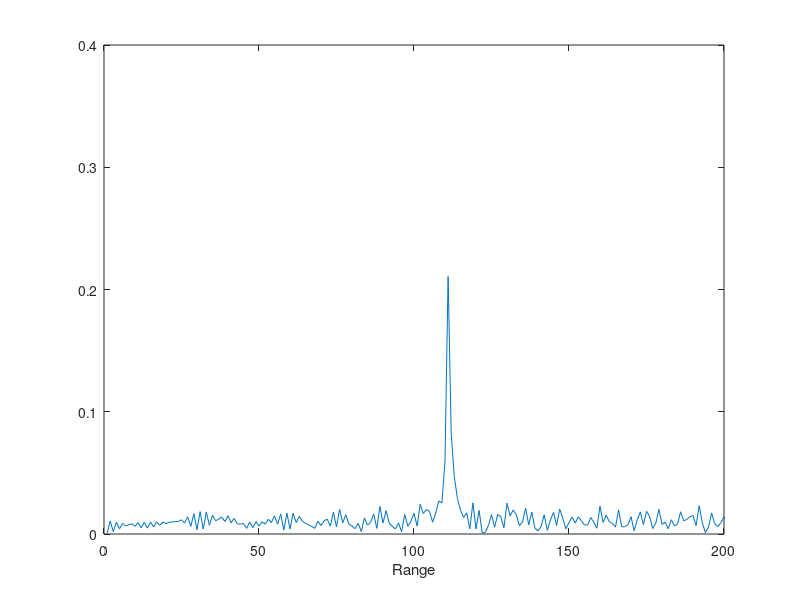
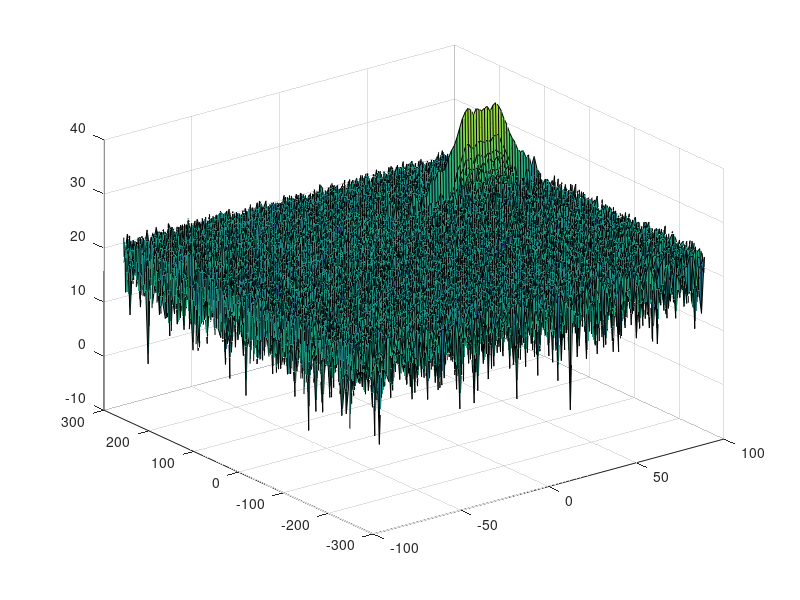
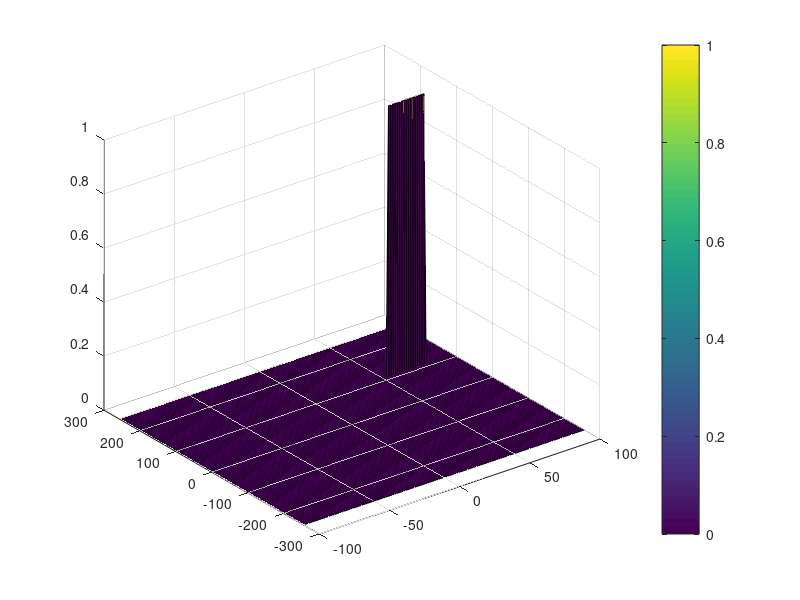

Write the MATLAB code that produced these figures, in order.
clear all
clc;

%% Radar Specifications 
%%%%%%%%%%%%%%%%%%%%%%%%%%%
% Frequency of operation = 77GHz
% Max Range = 200m
% Range Resolution = 1 m
% Max Velocity = 100 m/s
%%%%%%%%%%%%%%%%%%%%%%%%%%%

c=3e8;  %speed of light = 3e8
%% User Defined Range and Velocity of target
% define the target's initial position and velocity. Note : Velocity
% remains contant
R_ini=110;   %Initial Position of the Target
Vo=70;       %Initial Velocity of the Target
c=3e8;       %Speed of light
R_res=1;     %Radar Resolution
Rmax=200;    %Max Range
 


%% FMCW Waveform Generation

%Design the FMCW waveform by giving the specs of each of its parameters.
% Calculate the Bandwidth (B), Chirp Time (Tchirp) and Slope (slope) of the FMCW
% chirp using the requirements above.
B=c/(2*R_res);  %Bandwidth of FMCW Radar
Tchirp=5.5*2*Rmax/c;
slope=B/Tchirp;


%Operating carrier frequency of Radar 
fc= 77e9;             %carrier freq

                                                          
%The number of chirps in one sequence. Its ideal to have 2^ value for the ease of running the FFT
%for Doppler Estimation. 
Nd=128;                   % #of doppler cells OR #of sent periods % number of chirps

%The number of samples on each chirp. 
Nr=1024;                  %for length of time OR # of range cells

% Timestamp for running the displacement scenario for every sample on each
% chirp
t=linspace(0,Nd*Tchirp,Nr*Nd); %total time for samples


%Creating the vectors for Tx, Rx and Mix based on the total samples input.
Tx=zeros(1,length(t)); %transmitted signal
Rx=zeros(1,length(t)); %received signal
Mix = zeros(1,length(t)); %beat signal

%Similar vectors for range_covered and time delay.
r_t=zeros(1,length(t));
td=zeros(1,length(t));


%% Signal generation and Moving Target simulation
% Running the radar scenario over the time. 

for i=1:length(t)         
    
    %For each time stamp update the Range of the Target for constant velocity. 
    r_t(i)=R_ini+Vo*t(i);     %position of the vehicle at time t
    td(i)=2*r_t(i)/c;         %Trip time of the signal

    %For each time sample we need update the transmitted and
    %received signal. 
    Tx(i) = cos(2*pi*(fc*t(i)+slope*0.5*t(i)^2));
    Rx(i) = cos(2*pi*(fc*(t(i)-td(i))+slope*0.5*((t(i)-td(i))^2)));
    
    %Now by mixing the Transmit and Receive generate the beat signal
    %This is done by element wise matrix multiplication of Transmit and
    %Receiver Signal
    Mix(i) = Tx(i).*Rx(i);
    
end

%% RANGE MEASUREMENT



%reshape the vector into Nr*Nd array. Nr and Nd here would also define the size of
%Range and Doppler FFT respectively.

%no need


%run the FFT on the beat signal along the range bins dimension (Nr) and
%normalize.

signal_fft=fft(Mix,Nr)./Nr;


% Take the absolute value of FFT output
signal_fft=abs(signal_fft);


% Output of FFT is double sided signal, but we are interested in only one side of the spectrum.
% Hence we throw out half of the samples.
signal_fft=signal_fft(1:Nr/2);


%plotting the range
figure ('Name','Range from First FFT')

 % *%TODO* :
 % plot FFT output 
plot(signal_fft)
xlabel('Range');
 
axis ([0 200 0 0.4]);



%% RANGE DOPPLER RESPONSE
% The 2D FFT implementation is already provided here. This will run a 2DFFT
% on the mixed signal (beat signal) output and generate a range doppler
% map.You will implement CFAR on the generated RDM


% Range Doppler Map Generation.

% The output of the 2D FFT is an image that has reponse in the range and
% doppler FFT bins. So, it is important to convert the axis from bin sizes
% to range and doppler based on their Max values.

Mix=reshape(Mix,[Nr,Nd]);

% 2D FFT using the FFT size for both dimensions.
sig_fft2 = fft2(Mix,Nr,Nd);

% Taking just one side of signal from Range dimension.
sig_fft2 = sig_fft2(1:Nr/2,1:Nd);
sig_fft2 = fftshift (sig_fft2);
RDM = abs(sig_fft2);
RDM = 10*log10(RDM) ;

%use the surf function to plot the output of 2DFFT and to show axis in both
%dimensions
doppler_axis = linspace(-100,100,Nd);
range_axis = linspace(-200,200,Nr/2)*((Nr/2)/400);
figure,surf(doppler_axis,range_axis,RDM);

%% CFAR implementation

%Slide Window through the complete Range Doppler Map

%Select the number of Training Cells in both the dimensions.
Tr=10;
Td=8;


%Select the number of Guard Cells in both dimensions around the Cell under 
%test (CUT) for accurate estimation
Gr=4;
Gd=4;


% offset the threshold by SNR value in dB
offset=6;


%Create a vector to store noise_level for each iteration on training cells
noise_level=zeros(1,1);

%grid size and training cells
gridSize=(2*Tr+2*Gr+1)*(2*Td+2*Gd+1);
training_Cells=gridSize-(2*Gr+1)*(2*Gd+1);

%Matrix to output CFAR
CFAR=zeros(size(RDM));

%Vector to hold final signal after thresholding
Nr = Nr/2;      % since we only kept only the one side of the signal


%design a loop such that it slides the CUT across range doppler map by
%giving margins at the edges for Training and Guard Cells.
%For every iteration sum the signal level within all the training
%cells. To sum convert the value from logarithmic to linear using db2pow
%function. Average the summed values for all of the training
%cells used. After averaging convert it back to logarithimic using pow2db.
%Further add the offset to it to determine the threshold. Next, compare the
%signal under CUT with this threshold. If the CUT level > threshold assign
%it a value of 1, else equate it to 0.

for i = Tr+Gr+1:Nr-(Tr+Gr)
    for j = Td+Gd+1:Nd-(Td+Gd)
        
        %Noise level Calculations
        noise_TG = db2pow(RDM(i-Tr-Gr:i+Tr+Gr,j-Td-Gd:j+Td+Gd));       %noise level of both training and guard cells
        noise_G = db2pow(RDM(i-Gr:i+Gr,j-Gd:j+Gd));                    %noise level of Guard cells
        noise_level = sum(noise_TG(:)) - sum(noise_G(:));              %noise level of Training cells
        
        %Threshold
        threshold = offset + pow2db(noise_level/(training_Cells/2));
        
        
        CUT = RDM(i,j);
        if(CUT <= threshold)
            CFAR(i,j) = 0;
        else
            CFAR(i, j) = 1;
        end        
    end
end


% The process above will generate a thresholded block, which is smaller 
%than the Range Doppler Map as the CUT cannot be located at the edges of
%matrix. Hence,few cells will not be thresholded. To keep the map size same
% set those values to 0. 

 
CFAR(1:Tr+Gr,:)=0;
CFAR(Nr-(Tr+Gr):Nr,:)=0;
CFAR(:,1:Td+Gd)=0;
CFAR(:,Nd-(Td+Gd):Nd)=0;


%display the CFAR output using the Surf function like we did for Range
%Doppler Response output.
figure,surf(doppler_axis,range_axis,CFAR);
colorbar;


 
 
